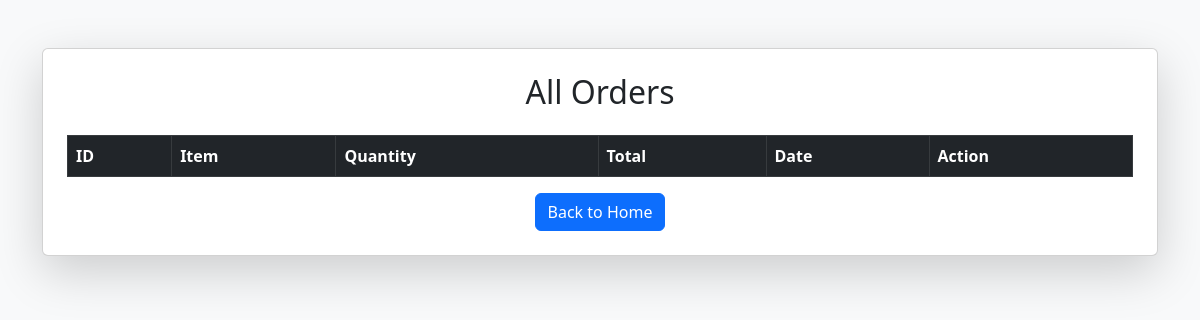
The page /orders (signed in) on the database as committed earlier.
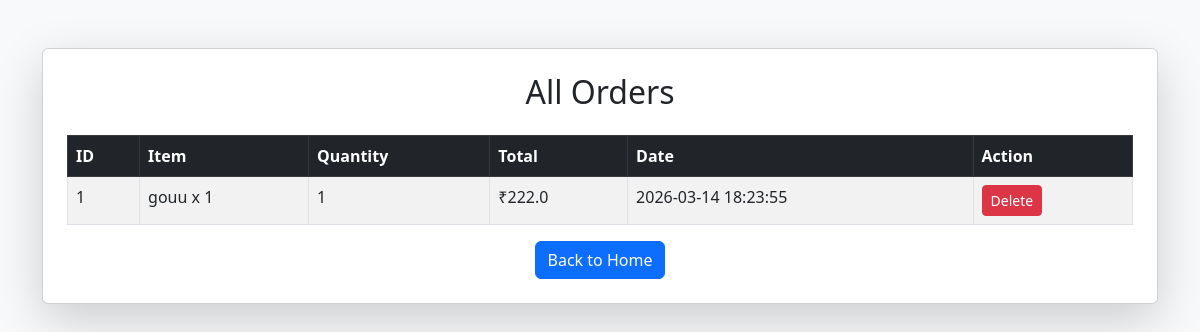
The same page on the database as committed later.
### tables this page shows
CREATE TABLE orders(
        id INTEGER PRIMARY KEY AUTOINCREMENT,
        item_name TEXT,
        quantity INTEGER,
        total REAL,
        date TEXT
    );

### app.py (the view)
@app.route("/orders")
def view_orders():
    if not session.get("admin"):
        return redirect("/login")
    conn = sqlite3.connect(DB_PATH)
    cursor = conn.cursor()
    cursor.execute("SELECT * FROM orders")
    orders = cursor.fetchall()
    conn.close()
    return render_template("orders.html",orders=orders)

### templates/orders.html (shortened to what this page needs)
<!DOCTYPE html>
<html>
<head>
    <link href="https://cdn.jsdelivr.net/npm/bootstrap@5.3.0/dist/css/bootstrap.min.css" rel="stylesheet">
</head>
<body class="bg-light">
<div class="container mt-5">
    <div class="card shadow-lg p-4">
        <h2 class="text-center mb-4">All Orders</h2>
        <table class="table table-bordered table-striped">
            <thead class="table-dark">
                <tr>
                    <th>ID</th>
                    <th>Item</th>
                    <th>Quantity</th>
                    <th>Total</th>
                    <th>Date</th>
                    <th>Action</th>
                </tr>
            </thead>
            <tbody>
                {% for order in orders %}
                <tr>
                    <td>{{ order[0] }}</td>
                    <td>{{ order[1] }}</td>
                    <td>{{ order[2] }}</td>
                    <td>₹{{ order[3] }}</td>
                    <td>{{ order[4] }}</td>
                    <td>
                        <a href="/delete_order/{{ order[0] }}"
                           class="btn btn-danger btn-sm"
                           onclick="return confirm('Are you sure you want to delete this order?')">
                            Delete
                        </a>
                    </td>
                </tr>
                {% endfor %}
            </tbody>
        </table>
        <div class="text-center">
            <a href="/" class="btn btn-primary">Back to Home</a>
        </div>
    </div>
</div>
</body>
</html>

Rows that differ between the two databases and show on the page:
added orders: id "1", item_name "gouu x 1", quantity "1", total "222.0", date "2026-03-14 18:23:55"
